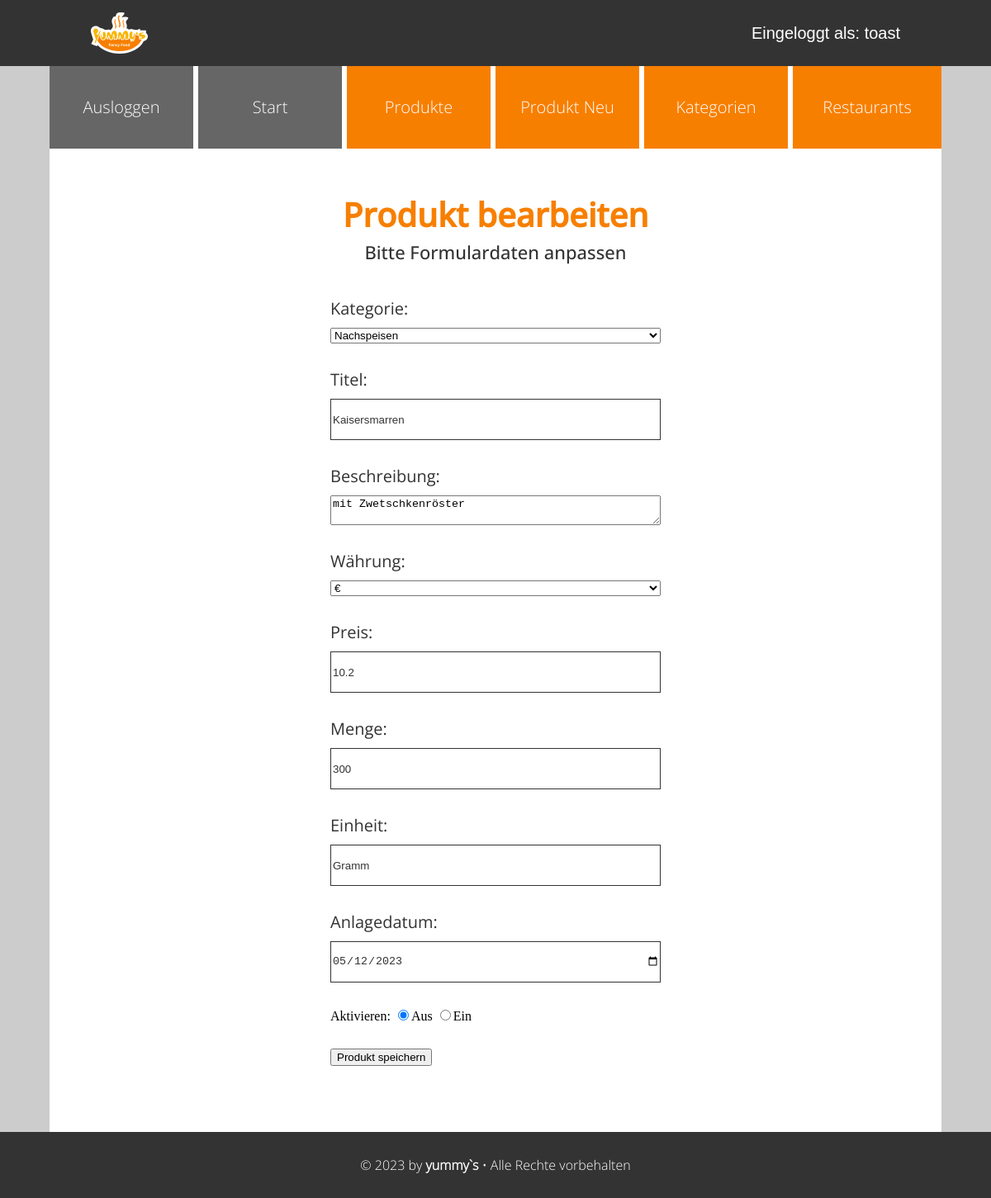
/admin/produkt_bearbeiten.php?id=3 (signed in), run on the app's committed database.
### tables this page shows
CREATE TABLE `produkte` (
  `id` int(10) UNSIGNED NOT NULL,
  `titel` varchar(200) NOT NULL,
  `beschreibung` text NOT NULL,
  `waehrung` varchar(10) NOT NULL,
  `preis` float UNSIGNED NOT NULL,
  `menge` float UNSIGNED NOT NULL,
  `einheit` varchar(50) NOT NULL,
  `anlagedatum` date NOT NULL,
  `aenderungsdatum` date DEFAULT NULL,
  `aktiv` tinyint(1) DEFAULT 0,
  `kategorie_id` int(10) UNSIGNED NOT NULL,
  `restaurant_id` int(10) UNSIGNED DEFAULT NULL,
  `benutzer_id` int(10) UNSIGNED DEFAULT NULL
);

CREATE TABLE `kategorien` (
  `id` int(10) UNSIGNED NOT NULL,
  `bezeichnung` varchar(200) NOT NULL
);

### admin/setup.php (called while the page is built, shortened)
<?php
spl_autoload_register(
    function (string $klasse) {
        $prefix = "WIFI\\JUMMY\\";
        $basis = __DIR__ . "/Klassen/";
        $laenge = strlen($prefix);
        $relativ = substr($klasse, $laenge);
        $datei = $basis . str_replace("\\", "/", $relativ) . ".php";
    }
);

### admin/Klassen/Mysql.php (called while the page is built, shortened)
<?php
class Mysql
{
    private static ?Mysql $instanz = null;
    public static function getInstanz(): Mysql
    {
        if (!self::$instanz) {
            self::$instanz = new Mysql();
        }
        return self::$instanz;
    }
    private \mysqli $db;
    private function verbinden(): void
    {
        $this->db = new \mysqli(MYSQL_HOST, MYSQL_USER, MYSQL_PASSWORT, MYSQL_DATENBANK);
        $this->db->set_charset("utf8");
    }
    public function escape(string $wert): string
    {
        return $this->db->real_escape_string($wert);
    }
    public function query(string $sqlBefehl): \mysqli_result|bool
    {
        $result = $this->db->query($sqlBefehl);
        return $result;
    }
}

### admin/Klassen/Speisen/DbRow/DbRowAbstract.php (called while the page is built, shortened)
<?php
abstract class DbRowAbstract
{
    protected string $tabelle;
    private array $daten = array();
    public function __construct(int|array $idOderDaten)
    {
        if (is_int($idOderDaten)) {
            $db = Mysql::getInstanz();
            $sqlId = $db->escape($idOderDaten);
            $result = $db->query("SELECT * FROM {$this->tabelle} WHERE id = '{$sqlId}'");
            $this->daten = $result->fetch_assoc();
        } else {
            $this->daten = $idOderDaten;
        }
    }
    public function __get(string $eigenschaft): mixed
    {
        return $this->daten[$eigenschaft];
    }
}

### admin/Klassen/Speisen/Kategorien.php (called while the page is built, shortened)
<?php
class Kategorien
{
    public function alleKategorien(): array
    {
        $db = Mysql::getInstanz();
        $kategorienGesamt = array();
        $result = $db->query("SELECT * FROM kategorien");
        while ($row = $result->fetch_assoc()) {
            $kategorienGesamt[] = new Kategorie($row);
        }
        return $kategorienGesamt;
    }
}

### admin/produkt_bearbeiten.php (the view, shortened to what this page needs)
<?php
include "setup.php";
$erfolg = false;
include "kopf.php";
?>
<div id="admin-toptext">
    <h2 id="admin-headline">Produkt bearbeiten</h2>
    <aside id="admin-subline">Bitte Formulardaten anpassen</aside>
</div>
<?php
if ($erfolg) {
    echo "<p><strong>Produkt wurde bearbeitet.</strong><br>";
    echo "<pre>";
    print_r($_POST);
    echo "</pre>";
} else {
    if (!empty($_GET["id"])) {
        $produkt = new Produkt($_GET["id"]);
    }
?>
    <div class="admin-form">
        <form action="produkt_bearbeiten.php<?php
                                            if (!empty($produkt)) {
                                                echo "?id=" . $produkt->id;
                                            }
                                            ?>" method="post">
            <div class="form-item">
                <label for="kategorie_id">Kategorie: </label>
                <select name="kategorie_id" id="kategorie_id">
                    <?php
                    $kategorien = new Kategorien();
                    $alleKategorien = $kategorien->alleKategorien();
                    foreach ($alleKategorien as $kategorie) {
                        echo "<option value='{$kategorie->id}'";
                        if (!empty($_POST["kategorie_id"]) && $_POST["kategorie_id"] == $kategorie->id) {
                            echo " selected";
                        } else if (!empty($produkt) && $produkt->kategorie_id == $kategorie->id) {
                            echo " selected";
                        }
                        echo ">{$kategorie->bezeichnung}</option>";
                    }
                    ?>
                </select>
            </div>
            <div class="form-item">
                <label for="titel">Titel:</label>
                <input type="text" name="titel" id="titel" value="<?php if (!empty($_POST["titel"])) {
                                                                        echo htmlspecialchars($_POST["titel"]);
                                                                    } else if (!empty($produkt)) {
                                                                        echo htmlspecialchars($produkt->titel);
                                                                    } ?>">
            </div>
            <div class="form-item">
                <label for="beschreibung">Beschreibung:</label>
                <textarea name="beschreibung" id="beschreibung"><?php if (!empty($_POST["beschreibung"])) {
                                                                    echo htmlspecialchars($_POST["beschreibung"]);
                                                                } else if (!empty($produkt)) {
                                                                    echo htmlspecialchars($produkt->beschreibung);
                                                                } ?></textarea>
            </div>
            <div class="form-item">
                <label for="waehrung">Währung: </label>
                <select name="waehrung" id="waehrung">
                    <option value="€">€</option>
                </select>
            </div>
            <div class="form-item">
                <label for="preis">Preis:</label>
                <input type="number" step="0.01" name="preis" id="preis" value="<?php
                                                                                if (!empty($_POST["preis"])) {
                                                                                    echo htmlspecialchars($_POST["preis"]);
                                                                                } else if (!empty($produkt)) {
                                                                                    echo htmlspecialchars($produkt->preis);
                                                                                } ?>">
            </div>
            <div class="form-item">
                <label for="menge">Menge:</label>
                <input type="number" step="0.01" name="menge" id="menge" value="<?php
                                                                                if (!empty($_POST["menge"])) {
                                                                                    echo htmlspecialchars($_POST["menge"]);
                                                                                } else if (!empty($produkt)) {
                                                                                    echo htmlspecialchars($produkt->menge);
                                                                                } ?>">
            </div>
            <div class="form-item">
                <label for="einheit">Einheit:</label>
                <input type="text" name="einheit" id="einheit" value="<?php
                                                                        if (!empty($_POST["einheit"])) {
                                                                            echo htmlspecialchars($_POST["einheit"]);
                                                                        } else if (!empty($produkt)) {
                                                                            echo htmlspecialchars($produkt->einheit);
                                                                        } ?>">
            </div>
            <div class="form-item">
                <label for="anlagedatum">Anlagedatum:</label>
                <input type="date" name="anlagedatum" id="anlagedatum" value="<?php
                                                                                if (!empty($_POST["anlagedatum"])) {
                                                                                    echo htmlspecialchars($_POST["anlagedatum"]);
                                                                                } else if (!empty($produkt)) {
                                                                                    echo htmlspecialchars($produkt->anlagedatum);
                                                                                } ?>">
            </div>
            <div>
                <label for="aktiv">Aktivieren:</label>
                <input type="radio" name="aktiv" checked="checked" value="<?php echo 0 ?>">Aus
                <input type="radio" name="aktiv" value="<?php echo 1 ?>">Ein
            </div>
            <div>
                <button type="submit">Produkt speichern</button>
            </div>
        </form>
    </div>
<?php
}
include "fuss.php";

### css/admin-base.css (style rules this page uses)
:root { --white: #fff; --black: #000; --grey-extra-light: #f5f5f5; --grey-light: #ccc; --grey-medium: #7f7f7f; --grey-dark: #666; --grey-slate: #708090; --grey-extra-dark: #333; --soft-blue-light: #a8dadc; --soft-blue: #457b9d; --soft-blue-dark: #334a6b; --soft-blue-extra-dark: #1d3557; --soft-green-extra-light: #cbddab; --soft-green-light: #a3b18a; --soft-green: #588157; --soft-green-dark: #3a5a40; --soft-green-extra-dark: #344e41; --soft-red: #d62828; --soft-red-dark: #c1121f; --soft-red-extra-dark: #780000; --soft-orange-extra-light: #fee8bd; --soft-orange-light: #fcbf49; --soft-orange: #F77F00; --soft-orange-dark: #944d00; --soft-yellow-light: #ffdd00; --soft-yellow: #ffc300; --soft-beige: #EAE2B7; }
html, body { margin: 0; padding: 0; font-size: 100%; background-color: var(--grey-light); }
* { box-sizing: border-box; }
#admin-toptext { text-align: center; }
#admin-headline { font-family: "OpenSans-Medium", Arial, Helvetica, sans-serif; font-size: calc(100vw / 12); line-height: calc(100vw / 10); color: var(--soft-orange); margin: 1vw 0; }
#admin-subline { font-family: "OpenSans-Medium", Arial, Helvetica, sans-serif; font-size: calc(100vw / 25); color: var(--grey-extra-dark); padding-top: 1vw; padding-bottom: 7vw; }
.admin-form { display: flex; justify-content: center; }
.form-item { display: flex; flex-direction: column; }
.form-item label { font-family: "OpenSans-Regular", Arial, Helvetica, sans-serif; font-size: calc(100vw / 25); color: var(--grey-extra-dark); padding-bottom: 1vw; }
.form-item input { border-radius: 0; border: solid 1px; color: var(--grey-extra-dark); width: 70vw; height: 10vw; }
.admin-form div { padding-bottom: 8vw; }
@media (min-width: 600px) { #admin-headline { font-size: calc(100vw / 25); line-height: calc(100vw / 25); margin: 1vw 0; } }
@media (min-width: 600px) { #admin-subline { font-size: calc(100vw / 45); padding-top: 0; padding-bottom: 3vw; } }
@media (min-width: 600px) { .admin-form { margin-top: 4vw; } }
@media (min-width: 600px) { .form-item label { font-size: calc(100vw / 40); padding-bottom: 1vw; } }
@media (min-width: 600px) { .form-item input { width: 50vw; height: 8vw; } }
@media (min-width: 600px) { .admin-form div { padding-bottom: 5vw; } }
@media (min-width: 1200px) { #admin-headline { font-size: 40px; line-height: 40px; color: var(--soft-orange); margin: 10px 0; } }
@media (min-width: 1200px) { #admin-subline { font-size: 22px; padding-top: 0; padding-bottom: 40px; } }
@media (min-width: 1200px) { .admin-form { margin-top: 0; } }
@media (min-width: 1200px) { .form-item label { font-size: 20px; padding-bottom: 10px; } }
@media (min-width: 1200px) { .form-item input { border: solid 1px; width: 400px; height: 50px; } }
@media (min-width: 1200px) { .admin-form div { padding-bottom: 30px; } }

### css/admin-content.css (style rules this page uses)
:root { --white: #fff; --black: #000; --grey-extra-light: #f5f5f5; --grey-light: #ccc; --grey-medium: #7f7f7f; --grey-dark: #666; --grey-slate: #708090; --grey-extra-dark: #333; --soft-blue-light: #a8dadc; --soft-blue: #457b9d; --soft-blue-dark: #334a6b; --soft-blue-extra-dark: #1d3557; --soft-green-extra-light: #cbddab; --soft-green-light: #a3b18a; --soft-green: #588157; --soft-green-dark: #3a5a40; --soft-green-extra-dark: #344e41; --soft-red: #d62828; --soft-red-dark: #c1121f; --soft-red-extra-dark: #780000; --soft-orange-extra-light: #fee8bd; --soft-orange-light: #fcbf49; --soft-orange: #F77F00; --soft-orange-dark: #944d00; --soft-yellow-light: #ffdd00; --soft-yellow: #ffc300; --soft-beige: #EAE2B7; }
html, body { margin: 0; padding: 0; font-size: 100%; background-color: var(--grey-light); }
* { box-sizing: border-box; }

### data on the page
produkte: kategorie_id "Nachspeisen", titel "Kaisersmarren", beschreibung "mit Zwetschkenröster", preis "10.2", menge "300", einheit "Gramm", anlagedatum "05/12/2023"

### other printed values
$_SESSION["benutzername"] "toast"
